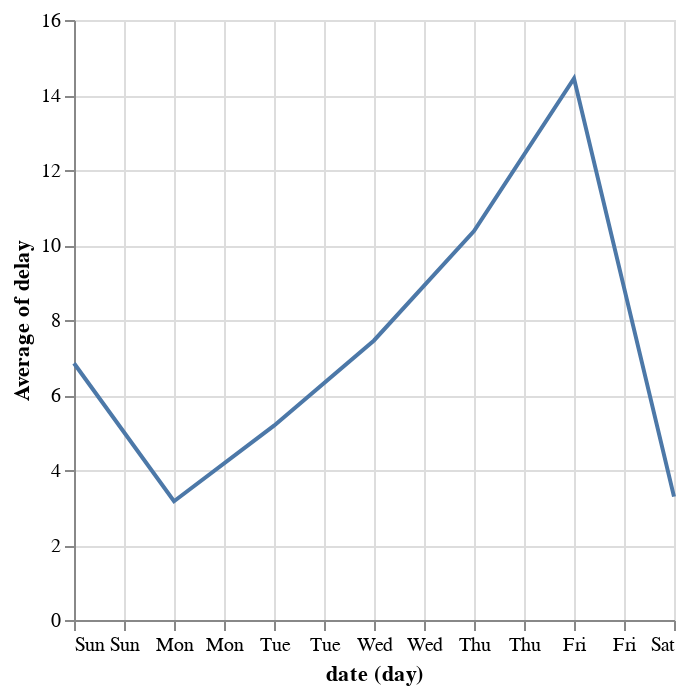

The notebook cell saved with this chart:
### Markdown cell above
## Delays over time

Create a visualization that explores the following question:

> How do average flight delays vary with the day of the week in this dataset?

### Code cell
alt.Chart(flights).mark_line().encode(
    x=alt.X('date:T',timeUnit='day'),
    y=alt.Y('average(delay)')
)

### Figure 1 — Vega-Lite specification as saved in the notebook (floating-point values rounded to 4 significant figures; data arrays with more than 128 entries replaced by an {"elided": "..."} marker saying what was removed)
{"$schema": "https://vega.github.io/schema/vega-lite/v1.2.1.json", "data": {"values": {"elided": "5000 records"}}, "encoding": {"x": {"field": "date", "timeUnit": "day", "type": "temporal"}, "y": {"aggregate": "average", "field": "delay", "type": "quantitative"}}, "mark": "line"}
